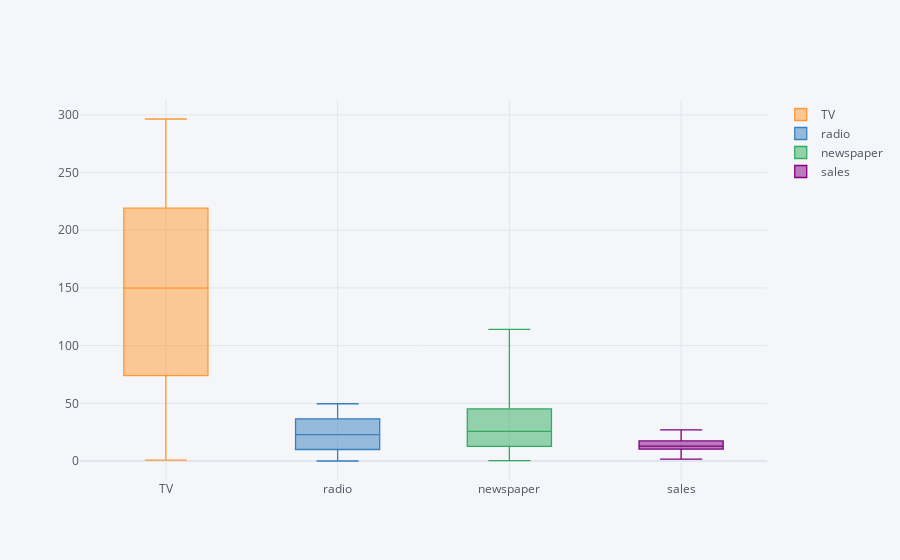

Notebook source saved alongside this figure:
### Code cell
advert.iplot(kind='box')

### Figure 1 — Plotly figure (JSON) as saved in the notebook; plotly's stock layout.template omitted (floating-point values rounded to 4 significant figures; data arrays with more than 128 entries replaced by an {"elided": "..."} marker saying what was removed)
{"data": [{"boxpoints": false, "line": {"width": 1.3}, "marker": {"color": "rgba(255, 153, 51, 1.0)"}, "name": "TV", "orientation": "v", "type": "box", "y": {"elided": "200 float values"}}, {"boxpoints": false, "line": {"width": 1.3}, "marker": {"color": "rgba(55, 128, 191, 1.0)"}, "name": "radio", "orientation": "v", "type": "box", "y": {"elided": "200 float values"}}, {"boxpoints": false, "line": {"width": 1.3}, "marker": {"color": "rgba(50, 171, 96, 1.0)"}, "name": "newspaper", "orientation": "v", "type": "box", "y": {"elided": "200 float values"}}, {"boxpoints": false, "line": {"width": 1.3}, "marker": {"color": "rgba(128, 0, 128, 1.0)"}, "name": "sales", "orientation": "v", "type": "box", "y": {"elided": "200 float values"}}], "layout": {"legend": {"bgcolor": "#F5F6F9", "font": {"color": "#4D5663"}}, "paper_bgcolor": "#F5F6F9", "plot_bgcolor": "#F5F6F9", "title": {"font": {"color": "#4D5663"}}, "xaxis": {"gridcolor": "#E1E5ED", "showgrid": true, "tickfont": {"color": "#4D5663"}, "title": {"font": {"color": "#4D5663"}, "text": ""}, "zerolinecolor": "#E1E5ED"}, "yaxis": {"gridcolor": "#E1E5ED", "showgrid": true, "tickfont": {"color": "#4D5663"}, "title": {"font": {"color": "#4D5663"}, "text": ""}, "zerolinecolor": "#E1E5ED"}}}
